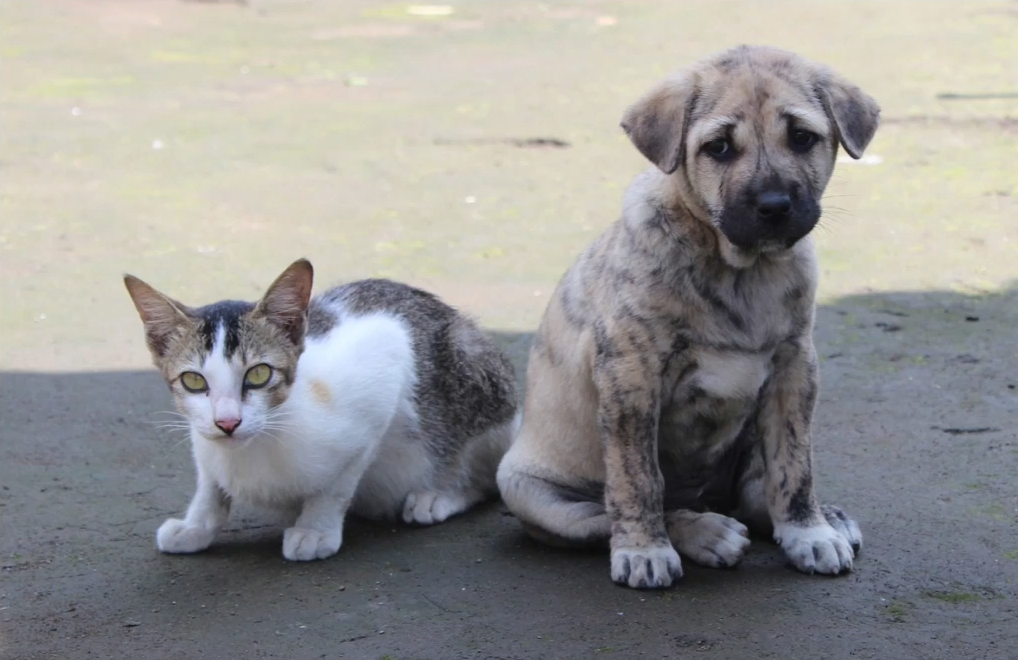
#> input picture object-detection/R-CNN/cat_dog_detection/images/cat_dog.png, 1018 x 660 px, found by its file name
$ jupyter execute --allow-errors 03_RCNN_cat_dog_detection.ipynb   (shell and % lines are left out)
#> lines starting #> are read from the running program, lines starting #| are printed output that depends on the picture
### object-detection/R-CNN/cat_dog_detection/helper_functions.py
import cv2
import numpy as np
import pandas as pd
import matplotlib.image as mpimg
from scipy.special import softmax
import tensorflow as tf
import os
import pickle

import xml.etree.ElementTree as ET
from tensorflow.keras.preprocessing.image import img_to_array, load_img


# Parse annotation XML
# [61 lines left out: functions parse_annotation, intersection_over_union, not called in this run]


def selectiveSearch(img, numRects):
    """
    Perform Selective Search to generate region proposals for the given image.

    Args:
        img: Input image (numpy array) must be in BGR format
        numRects: Number of region proposals to return.

    Returns:
        proposed_bboxes: List of bounding boxes for the proposals [x1, y1, x2, y2].
        proposed_images: List of cropped region proposal images (resized to 224x224, RGB).
    """
    # Validate input image
    if img is None or len(img.shape) < 2:
        raise ValueError("Invalid image input for selective search.")

    if not isinstance(img, np.ndarray):
        raise TypeError("image must be in numpy format")

    # Create Selective Search Segmentation Object
    ss = cv2.ximgproc.segmentation.createSelectiveSearchSegmentation()
    ss.setBaseImage(img)
    ss.switchToSelectiveSearchFast()

    # Process the image to get the region proposals
    rects = ss.process()

    # Initialize lists for proposals
    proposed_bboxes = []
    proposed_images = []

    # Extract region proposals up to the specified number
    for rect in rects[:numRects]:
        x, y, w, h = rect

        # Extract the proposal image
        proposed_img = img[y:y+h, x:x+w]
        proposed_resized = cv2.resize(proposed_img, (224, 224))  # Resize region to 224x224

        # Convert the image to RGB
        proposed_rgb = cv2.cvtColor(proposed_resized, cv2.COLOR_BGR2RGB)

        # Append the bounding box and region image to respective lists
        proposed_bboxes.append([x, y, x+w, y+h])
        proposed_images.append(proposed_rgb)

    return proposed_bboxes, proposed_images


# [443 lines left out: functions get_proposal, process_images_and_annotations, extract_features, extract_features_from_folder, calc_transformation_params, get_regressor_data and 1 more, not called in this run]


def load_models():
    # Load the trained models
    classification_model = tf.keras.models.load_model("/content/drive/MyDrive/Colab Notebooks/R-CNN/models/classification.keras")
    regressor_model = tf.keras.models.load_model("/content/drive/MyDrive/Colab Notebooks/R-CNN/models/regressor.keras")

    # Load the model using pickle
    with open('/content/drive/MyDrive/Colab Notebooks/R-CNN/models/cat_svm_model.pkl', 'rb') as file:
        cat_svm_model = pickle.load(file)

    # Load the model using pickle
    with open('/content/drive/MyDrive/Colab Notebooks/R-CNN/models/dog_svm_model.pkl', 'rb') as file:
        dog_svm_model = pickle.load(file)

    return classification_model, cat_svm_model, dog_svm_model, regressor_model


def process_image_regions(regions, pred_bboxes, img):
    """
    Processes image regions to extract features and classify them using pre-trained models.

    Args:
        regions: List of regions proposed by the selective search.
        pred_bboxes: List of predicted bounding boxes corresponding to each region.
        img: The original image used for extracting features.

    Returns:
        boxes (list): List of bounding boxes for detected objects.
        scores (list): List of scores representing the confidence of the predictions.
        class_labels (list): List of predicted class labels corresponding to the bounding boxes.
        adjustment_params (list): List of parameters used to adjust the bounding box predictions.
    """

    # Input checks
    if not isinstance(regions, list) or not all(isinstance(region, (np.ndarray, list)) for region in regions):
        raise TypeError("Expected 'regions' to be a list of arrays or lists representing regions.")

    if not isinstance(pred_bboxes, list) or not all(isinstance(bbox, (tuple, list, np.ndarray)) and len(bbox) == 4 for bbox in pred_bboxes):
        raise TypeError("Expected 'pred_bboxes' to be a list of bounding boxes, each represented by an array-like object of shape (4,).")

    if not isinstance(img, np.ndarray) or img.ndim != 3:
        raise TypeError("Expected 'img' to be a 3D numpy array (height, width, channels).")

    # Load the pre-trained classification models and regressor model
    cls_model, cat_model, dog_model, regressor_model = load_models()

    # Initialize lists to store results
    boxes = []
    scores = []
    class_labels = []
    adjustment_params = []

    for idx, region in enumerate(regions):
        curr_bbox = pred_bboxes[idx]

        # Extract features from the current region using the classifier model
        features = extract_features(region, cls_model)

        if len(features.shape) == 1:
            # Add a batch dimension to the features for model input
            features = np.expand_dims(features, 0)  # Add batch dimension

        # cat_pred = cat_model.predict(features)
        # dog_pred = dog_model.predict(features)

        # Get decision scores for cat and dog classifiers (using decision function)
        cat_score = cat_model.decision_function(features)[0]
        dog_score = dog_model.decision_function(features)[0]

        # Check if both scores indicate background; if so, skip this region
        if cat_score > 0 and dog_score > 0:   # means both predictions are Noise
            continue

        # Combine scores for softmax normalization; using negative scores to adjust for classification
        combined_scores = np.array([-dog_score, -cat_score])    # Adjusting scores for softmax; the score for class 0 in SVM is a negative and class 1 is positive
                                                                # by multiplying with negative we ensure that the class 0 has a positive value (high probability)
                                                                # while class 1 has a negative value (low probability)
        # Normalize scores to probabilities
        probabilities = softmax(combined_scores)

         # Get the highest score and corresponding predicted class
        score = probabilities[np.argmax(probabilities)]
        classes = ['Dog', 'Cat']    # class labels for decoding
        predicted_class = classes[np.argmax(probabilities)]

        # Prepare the image for regression model input
        if len(img.shape) == 3:
            img_reshaped = np.expand_dims(img, 0)   # Add batch dimension
        else:
            img_reshaped = img

        # Check if all pixel values in the reshaped image are within the range [0, 1]
        if np.max(img_reshaped) <= 1:
            img_rescaled = img_reshaped
        else:
            # Normalize the pixel values to the range [0, 1] by dividing by 255.0
            img_rescaled = img_reshaped / 255.0

        # Predict transformation parameters to adjust the bounding box
        transformation_params = regressor_model.predict(img_rescaled, verbose = 0)

        # Store results for the current region
        scores.append(score)
        class_labels.append(predicted_class)
        boxes.append(curr_bbox)
        adjustment_params.extend(transformation_params)    # Extend to include all transformation params


    # Return collected results
    return boxes, scores, class_labels, adjustment_params


# [51 lines left out: function adjust_bounding_box, not called in this run]

### object-detection/R-CNN/cat_dog_detection/03_RCNN_cat_dog_detection.ipynb
<a href="https://colab.research.google.com/github/MohamedAhmed35/computer-vision/blob/main/object-detection/R-CNN/cat_dog_detection/03_RCNN_cat_dog_detection.ipynb" target="_parent"></a>

# Cat and Dog detection Using R-CNN from Scratch

[cell 1]
from google.colab import drive
drive.mount('/content/drive')

[cell 2]
import cv2
import matplotlib.pyplot as plt

import warnings, sys, os
# Suppress all warnings
warnings.filterwarnings("ignore")

sys.path.append('/content/drive/MyDrive/Colab Notebooks/R-CNN')
import helper_functions as helper

[cell 3]
def draw_bounding_box(output_img, curr_idx, class_labels, adjustment_params, scores, boxes, adjust_bbox):
    """
    Draws the bounding box on the output image based on the current index.

    Parameters:
        output_img (numpy.ndarray): The image on which to draw the bounding box.
        curr_idx (int): The index of the current box to draw.
        class_labels (list): List of class labels for the boxes.
        adjustment_params (list): List of adjustment parameters for the boxes.
        scores (list): List of scores for the boxes.
        boxes (list): List of bounding box coordinates.
        adjust_bbox (bool): Flag indicating whether to adjust the bounding box.

    Returns:
        None: The function modifies the output image in place.
    """
    # Get class label, adjustment parameters, score, and bounding box for the current index
    curr_class_label = class_labels[curr_idx]
    params = adjustment_params[curr_idx]
    curr_score = scores[curr_idx]
    curr_box = boxes[curr_idx]

    # Adjust the bounding box if the adjust_bbox flag is set to True
    if adjust_bbox:
        x1_prime, y1_prime, x2_prime, y2_prime = helper.adjust_bounding_box(curr_box, params)

        # Draw the adjusted bounding box on the output image
        color = (0, 0, 255)  # Red for adjusted boxes
        cv2.rectangle(output_img, (x1_prime, y1_prime), (x2_prime, y2_prime), color, 1)
    else:
        # Draw the original bounding box on the output image
        x1, y1, x2, y2 = curr_box
        color = (255, 0, 0)  # Blue for original boxes
        cv2.rectangle(output_img, (x1, y1), (x2, y2), color, 1)

    # Put the class label and score text on the image
    text_position = (x1_prime if adjust_bbox else x1, y1_prime - 4 if adjust_bbox else y1 - 4)
    cv2.putText(output_img, f"{curr_class_label}: {curr_score:.2f}", text_position,
                cv2.FONT_HERSHEY_PLAIN, 0.5, (255, 255, 255), 1)

[cell 4]
def objects_detection(image_path, num_regions = 50, adjust_bbox = False, NMS = False, iou_threshold = 0.5):
    """
    Performs object detection on only cats and/or dogs in an image

    Args:
        image_path (str): Path to the image file on which object detection needs to be performed.
        num_regions (int): The maximum number of region proposals to generate for the object detection.
        adjust_bbox (bool): A flag indicating whether to apply transformation parameters to adjust the bounding boxes based on the detection model's output.
        NMS (bool): A flag indicating whether to apply Non-Maximum Suppression (NMS) to filter out overlapping bounding boxes.
        iou_threshold (float): The IoU threshold used for NMS. Boxes with an IoU greater than this threshold will be suppressed.

    Returns:
        None: The function displays the processed images using matplotlib.

    Raises:
        FileNotFoundError:
            If the provided image_path does not point to a valid image file.

        TypeError:
            If any of the parameters do not match their expected types.
    """
#> called with num_regions = 500, adjust_bbox = False, NMS = True, iou_threshold = 0.3

    # Check if the image path exists; if not, raise an error
    if not os.path.exists(image_path):
        raise FileNotFoundError("The image path not exists. Provide a valid path")

    # Verify that num_regions is an integer
    if not isinstance(num_regions, int):
        raise TypeError("'num_regions' must be int values.")

   # Verify that adjust_bbox is a boolean
    if not isinstance(adjust_bbox, bool):
        raise TypeError(f"Expected 'adjust_bbox' to be a boolean, but got {type(adjust_bbox).__name__}")

    # Verify that NMS is a boolean
    if not isinstance(NMS, bool):
        raise TypeError(f"Expected 'NMS' to be a boolean, but got {type(NMS).__name__}")

    # Verify that iou_threshold is a float
    if not isinstance(iou_threshold, float):
        raise TypeError(f"'iou_threshold' must be a float value, but got {type(iou_threshold).__name__}")

    # Read the image from the specified path
    img = cv2.imread(image_path)
#> img is the input picture: shape (660, 1018, 3); mean B, G, R 146.7, 147.9, 148.7

    # Resize the image to the expected input size for the model (224x224 here)
    img_resized = cv2.resize(img, (224, 224))
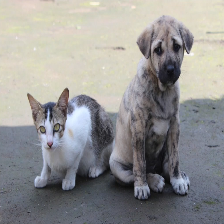
#> img_resized: shape (224, 224, 3); mean B, G, R 146.6, 147.8, 148.6

    # Convert the image to RGB format (OpenCV loads images in BGR by default)
    img_rgb = cv2.cvtColor(img_resized, cv2.COLOR_BGR2RGB)

    # Generate region proposals using selective search
    pred_bboxes, regions = helper.selectiveSearch(img_resized, num_regions)
#> the loop in selectiveSearch, `for rect in rects[:numRects]:` made 312 passes
#> pass 1, in selectiveSearch, `proposed_img = img[y:y+h, x:x+w]`:
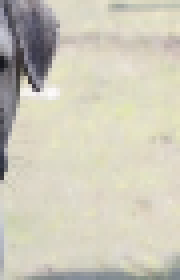
#> proposed_img: shape (70, 45, 3) (shown 4 times larger); mean B, G, R 186.2, 201.8, 205.6
#> pass 1, in selectiveSearch, `proposed_resized = cv2.resize(proposed_img, (224, 224))`:
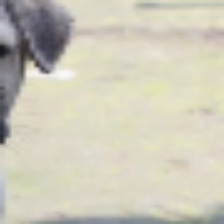
#> proposed_resized: shape (224, 224, 3); mean B, G, R 186, 201.7, 205.4
#> pass 2, in selectiveSearch, `proposed_img = img[y:y+h, x:x+w]`:
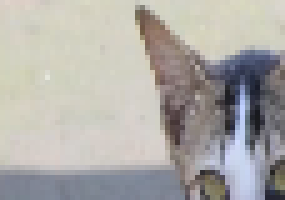
#> proposed_img: shape (40, 57, 3) (shown 5 times larger); mean B, G, R 167.4, 171.3, 173.8
#> after the loop in selectiveSearch, `for rect in rects[:numRects]:`:
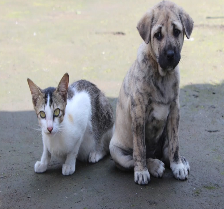
#> proposed_img: shape (209, 224, 3); mean B, G, R 143, 143.1, 143.4
#> after the loop in selectiveSearch, `for rect in rects[:numRects]:`:
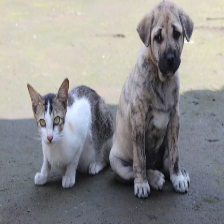
#> proposed_resized: shape (224, 224, 3); mean B, G, R 142.9, 143, 143.3
#> after the loop in selectiveSearch, `for rect in rects[:numRects]:`: proposed_bboxes = 312 items, first 6: [179, 31, 224, 101], [0, 92, 57, 132], [176, 80, 224, 209], [171, 37, 183, 55], [0, 98, 224, 224], [176, 34, 224, 209]; proposed_images = 312 items
#> pred_bboxes has the same summary as proposed_bboxes in selectiveSearch; regions = 312 items
#> (the call stopped at in load_models, `classification_model = tf.keras.models.load_model("/content/drive/MyDr..`: tensorflow is not available in this run)

    # Create a copy of the RGB image for displaying results
    img_copy = img_rgb.copy()

    # Process the proposed regions to get bounding boxes, scores, class labels, and adjustment params
    boxes, scores, class_labels, adjustment_params = helper.process_image_regions(regions, pred_bboxes, img_copy)

    # Prepare images for displaying results before and after adjustments
    output_img = img_rgb.copy()

    # If NMS is requested, apply it to filter overlapping boxes
    if NMS:
        selected_indices = helper.non_maximum_suppression(boxes, scores, iou_threshold)

        # Iterate through the selected indices from NMS
        for curr_idx in selected_indices:
            draw_bounding_box(output_img, curr_idx, class_labels, adjustment_params, scores, boxes, adjust_bbox)
    else:
        # If NMS is not requested, process all boxes directly
        for box_idx, curr_box in enumerate(boxes):
            draw_bounding_box(output_img, box_idx, class_labels, adjustment_params, scores, boxes, adjust_bbox)

    # Plot the output_img
    plt.imshow(output_img)
    plt.axis('off')  # Turn off axis

    # Show the plot
    plt.show()
